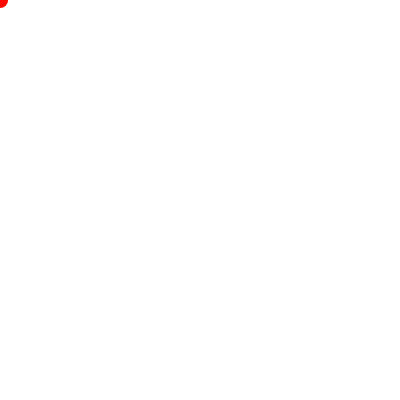
Frame 1 (no input)
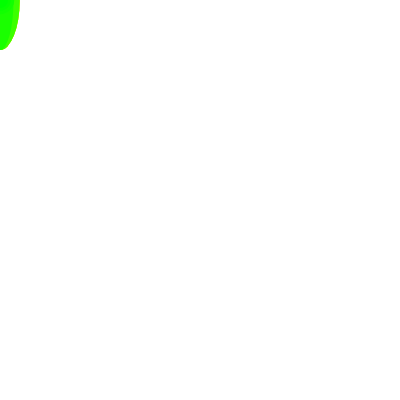
Frame 60 (no input)
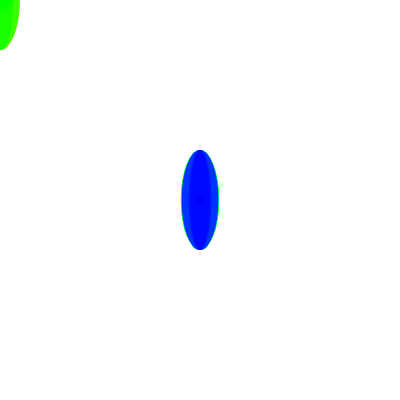
Frame 120 (the mouse pressed at the canvas centre since frame 60)

The p5.js sketch that drew these frames (run headless with seeded random() and noise() and a simulated clock; from frame 60 on, the mouse is pressed at the canvas centre):

// p5.js sketch
// ── sketch.js
function setup() {
  createCanvas(400, 400);
  colorMode(HSB);
  noStroke();
}

function draw() {
  fill(frameCount*2 % 360, 100, 100);
  // fill(0);
  if (random() < 0.5) {
    ellipse(mouseX, mouseY, random(10, 40), 100);
  } else {
    ellipse(mouseX, mouseY, random(10, 40)); 
  }
}
